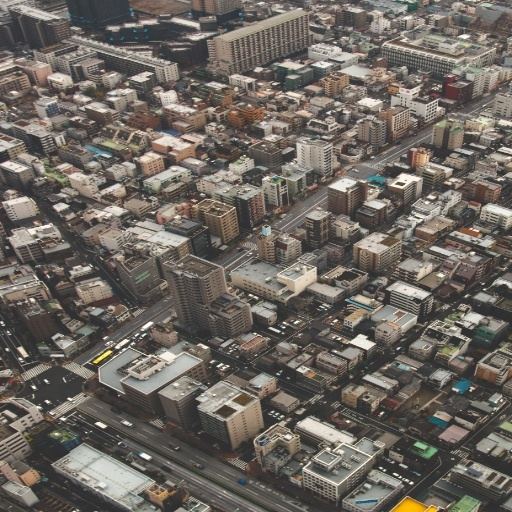
//> input picture yo.jpeg, 512 x 512 px
$ ./image_corelation_ncc   (built with g++ and OpenCV 4)
//> lines starting //> are read from the running program, lines starting //| are printed output that depends on the picture; after the words box and inside, x2 and y2 are one past the last pixel; in counts of white or black regions, pixels touching at a corner belong together
//DEPENDENCIES
#include <opencv2/opencv.hpp>
#include <iostream>
#include <cmath>

using namespace std;
using namespace cv;

//FUNCTION TO FIND THE SIMILARITY MEASURE. HERE I AM USING ZERO-MEAN NCC (NORMALIZED CROSS CORRELATION[ALSO CALLED PEARSON'S CORRELATION COEFFICIENT])
double compute_ncc(const Mat& patch, const Mat& templ)
{
    //USED THIS TO DEBUG, NOT REQUIRED ANYMORE TBH
    //CV_Assert(patch.size() == templ.size());
    //CV_Assert(patch.type() == CV_8U && templ.type() == CV_8U);

	//EXTRACTING THE MEAN INTENSITY VALUES OF BOTH THE PATCH AND THE TARGET
    double meanPatch = mean(patch)[0];
    double meanTempl = mean(templ)[0];

    double num = 0.0, denomPatch = 0.0, denomTempl = 0.0;

	//ITERATING THROUGH EACH PIXEL OF THE PATCH AND THE TARGET
    for (int y = 0; y < patch.rows; ++y)
    {
        const uchar* pRow = patch.ptr<uchar>(y);
        const uchar* tRow = templ.ptr<uchar>(y);

        for (int x = 0; x < patch.cols; ++x)
        {
			//CHECKING WETHER THE PIXEL'S RAW BRIGHTNESS IS GREATER THAN THE MEAN BRIGHTNESS. "ZERO-MEAN"
            double pVal = pRow[x] - meanPatch;
            double tVal = tRow[x] - meanTempl;

            num += pVal * tVal;

            denomPatch += pVal * pVal;
            denomTempl += tVal * tVal;
        }
    }

	//THIS MAKES IT IMPERVEOUS TO THE CONTRAST CHANGES SOMEHOW. STILL FIGURING OUT THE MATH
    double denom = sqrt(denomPatch * denomTempl);

	//FAIL SAFE TO PREVENT DIVISION BY ZERO
    if (denom < 1e-10)
    {
        return 0.0;
    }

    //RETURN THE NCC
    return num / denom;
}


//DRIVER
int main()
{
	//READING THE IMAGE AND CONVERTING IT TO GRAYSCALE(JUST THE INTENSITY, NO RGB VALUES)
    Mat img = imread("yo.jpeg", IMREAD_GRAYSCALE);
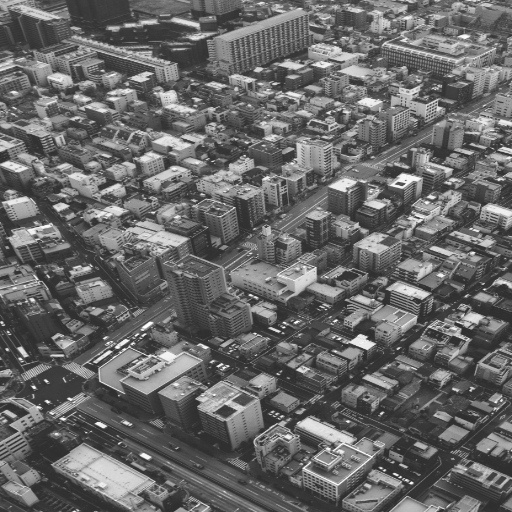
//> img: 512 rows x 512 cols, CV_8UC1; min 39, max 255, mean 103.9

    //RETURNING IF IT FAILS
    if (img.empty())
    {
        cerr << "No image...\n";

        return -1;
    }

	//GIVING A 80% VIEWPORT OF THE ORIGNAL IMAGE SO THE SHIFT SEEMS VALID
    float viewportFraction = 0.8f;

    int viewW = static_cast<int>(img.cols * viewportFraction);
//> viewW = 409
    int viewH = static_cast<int>(img.rows * viewportFraction);
//> viewH = 409

    int padX = (img.cols - viewW) / 2;
//> padX = 51
    int padY = (img.rows - viewH) / 2;
//> padY = 51

    Mat padded;
	copyMakeBorder(img, padded, padY, padY, padX, padX, BORDER_REPLICATE); //MAKING A NEW PADDED IMAGE TO PREVENT AN OUTOFBOUNDS EDGE CASE
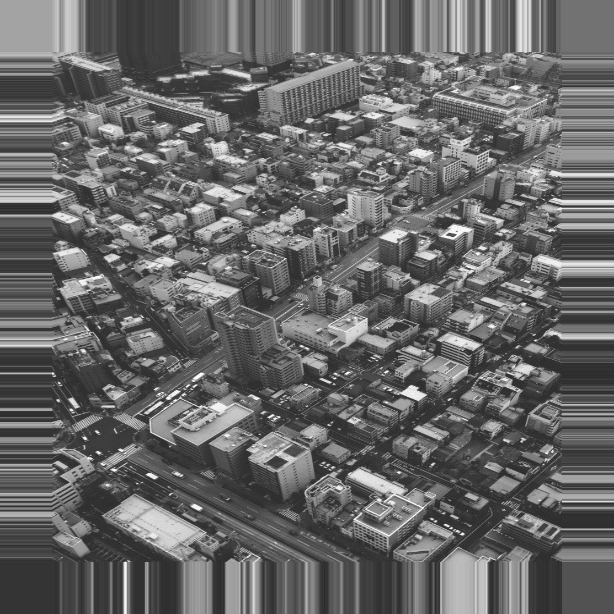
//> padded: 614 rows x 614 cols, CV_8UC1; min 39, max 255, mean 103.2

	//PREPARING THE IMAGE TO BE DISPLAYED
    Rect viewRect(padX, padY, viewW, viewH);
//> viewRect = Rect(51, 51, 409, 409)
    Mat viewport = padded(viewRect).clone();
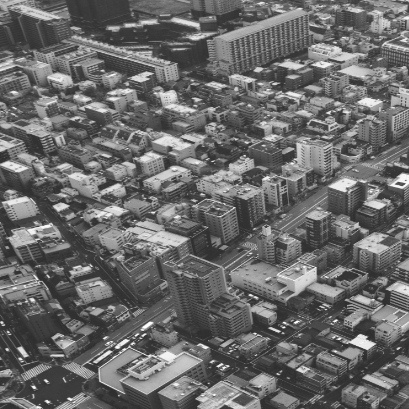
//> viewport: 409 rows x 409 cols, CV_8UC1; min 40, max 255, mean 105.8

    //SOME INTERACTIVE STUFF
    Rect trgt = selectROI("Select Target", viewport);
//> the box from (102, 102) to (306, 306) is selected with the mouse
//> trgt = Rect(102, 102, 204, 204)

    if (trgt.width == 0 || trgt.height == 0)
    {
        cerr << "Nothing selected\n";

        return -1;
    }

    //THIS STORES THE SELECTED REGION
    Mat templ = viewport(trgt).clone();
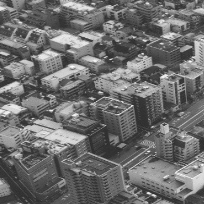
//> templ: 204 rows x 204 cols, CV_8UC1; min 42, max 253, mean 109.6
    destroyWindow("Select Target");

	//SHIFTING THE VIEWPORT TOWARDS BOTTOM-RIGHT TO SIMULATE MOTION
    int shiftX = 30;
    int shiftY = 40;

    Rect shiftedRect(viewRect.x + shiftX, viewRect.y + shiftY, viewW, viewH);
//> shiftedRect = Rect(81, 91, 409, 409)
    Mat shifted = padded(shiftedRect).clone();
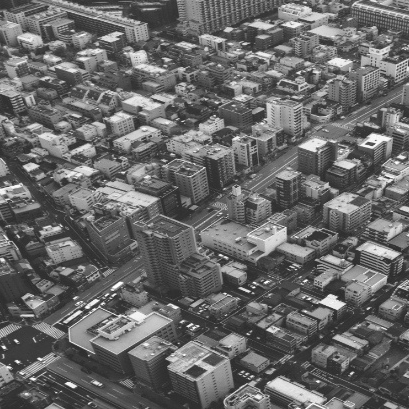
//> shifted: 409 rows x 409 cols, CV_8UC1; min 39, max 255, mean 104.8

    double bestScore = -2.0;

    Point bestLoc;

	//RUNNING THE SLIDING WINDOW
    for (int v = 0; v <= shifted.rows - templ.rows; ++v)
    {
        for (int u = 0; u <= shifted.cols - templ.cols; ++u)
        {
            Rect window(u, v, templ.cols, templ.rows);
            Mat patch = shifted(window);

            double score = compute_ncc(patch, templ);

            if (score > bestScore)
            {
                bestScore = score;
                bestLoc = Point(u, v);
            }
        }
    }
//> this loop made 206 passes
//> (bestScore, bestLoc) on passes 1 to 3: (0.0655, Point(202, 0)), (0.0664, Point(201, 1)), (0.0664, Point(201, 1))
//> after the loop, bestScore = 1; bestLoc = Point(72, 62)

    cout << "Best match at >>> " << bestLoc << "\n";
//| Best match at >>> [72, 62]
    cout << "Best NCC score >>> " << bestScore << "\n";
//| Best NCC score >>> 1

    //MAKING A RECTANGLES AROUND THE SELECTION
    rectangle(shifted, Rect(bestLoc, templ.size()), Scalar(255), 2);
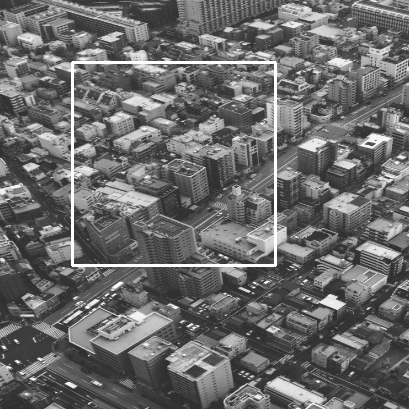
//> shifted: 409 rows x 409 cols, CV_8UC1; 1.45% of pixels changed, all inside (x1, y1, x2, y2) = (71, 61, 277, 267)

    //MANAGING THE WINDOWS
    imshow("Template", templ);
    imshow("Shifted Viewport with Match", shifted);
    waitKey(0);

    return 0;
}
